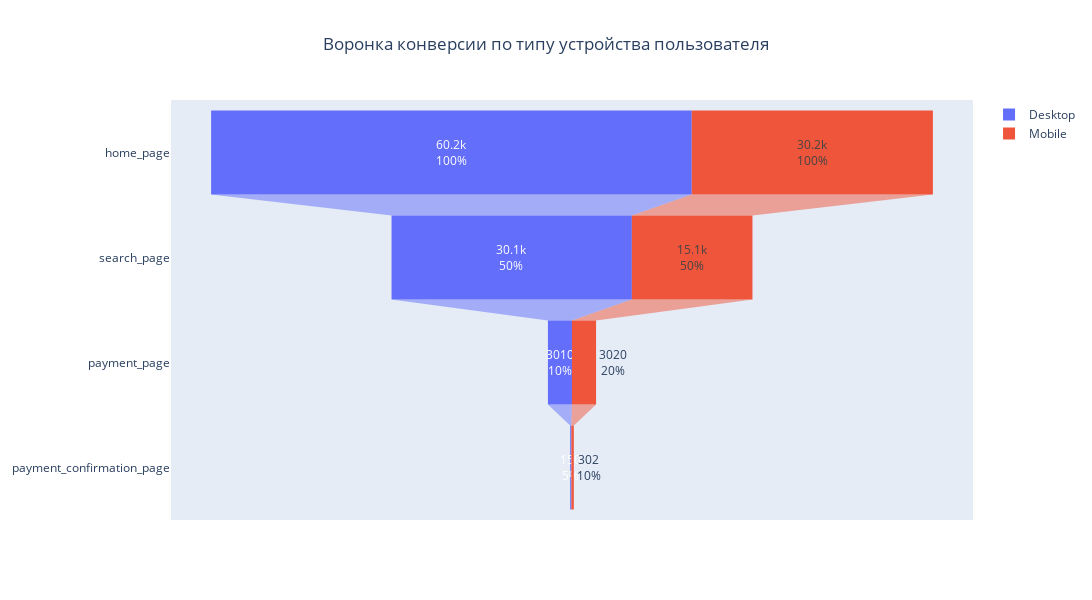

Write notebook code for a chart like this one.
### Code cell
# Настраиваем скрипт библиотеки Plotly нашими параметрами
fig = go.Figure()
# Часть графика для пользователей с ПК
fig.add_trace(go.Funnel(
    y = action_per_device['Action'],
    x = action_per_device['Desktop'],
    name = 'Desktop',
    constraintext='outside',
    textposition = 'inside',
    textinfo = 'value+percent previous'
    ))

# Часть графика для пользователей с мобильного телефона
fig.add_trace(go.Funnel(
    y = action_per_device['Action'],
    x = action_per_device['Mobile'],
    name = 'Mobile',
    textposition = 'auto',
    textinfo = 'value+percent previous'
   ))

fig.update_layout(
    title = 'Воронка конверсии по типу устройства пользователя',
    title_x=0.5,
    autosize=False,
    width=1200,
    height=600)

fig.show()

### Figure 1 — Plotly figure (JSON) as saved in the notebook; plotly's stock layout.template omitted (floating-point values rounded to 4 significant figures)
{"data": [{"constraintext": "outside", "name": "Desktop", "textinfo": "value+percent previous", "textposition": "inside", "type": "funnel", "x": [60200, 30100, 3010, 150], "y": ["home_page", "search_page", "payment_page", "payment_confirmation_page"]}, {"name": "Mobile", "textinfo": "value+percent previous", "textposition": "auto", "type": "funnel", "x": [30200, 15100, 3020, 302], "y": ["home_page", "search_page", "payment_page", "payment_confirmation_page"]}], "layout": {"autosize": false, "height": 600, "title": {"text": "Воронка конверсии по типу устройства пользователя", "x": 0.5}, "width": 1200}}
